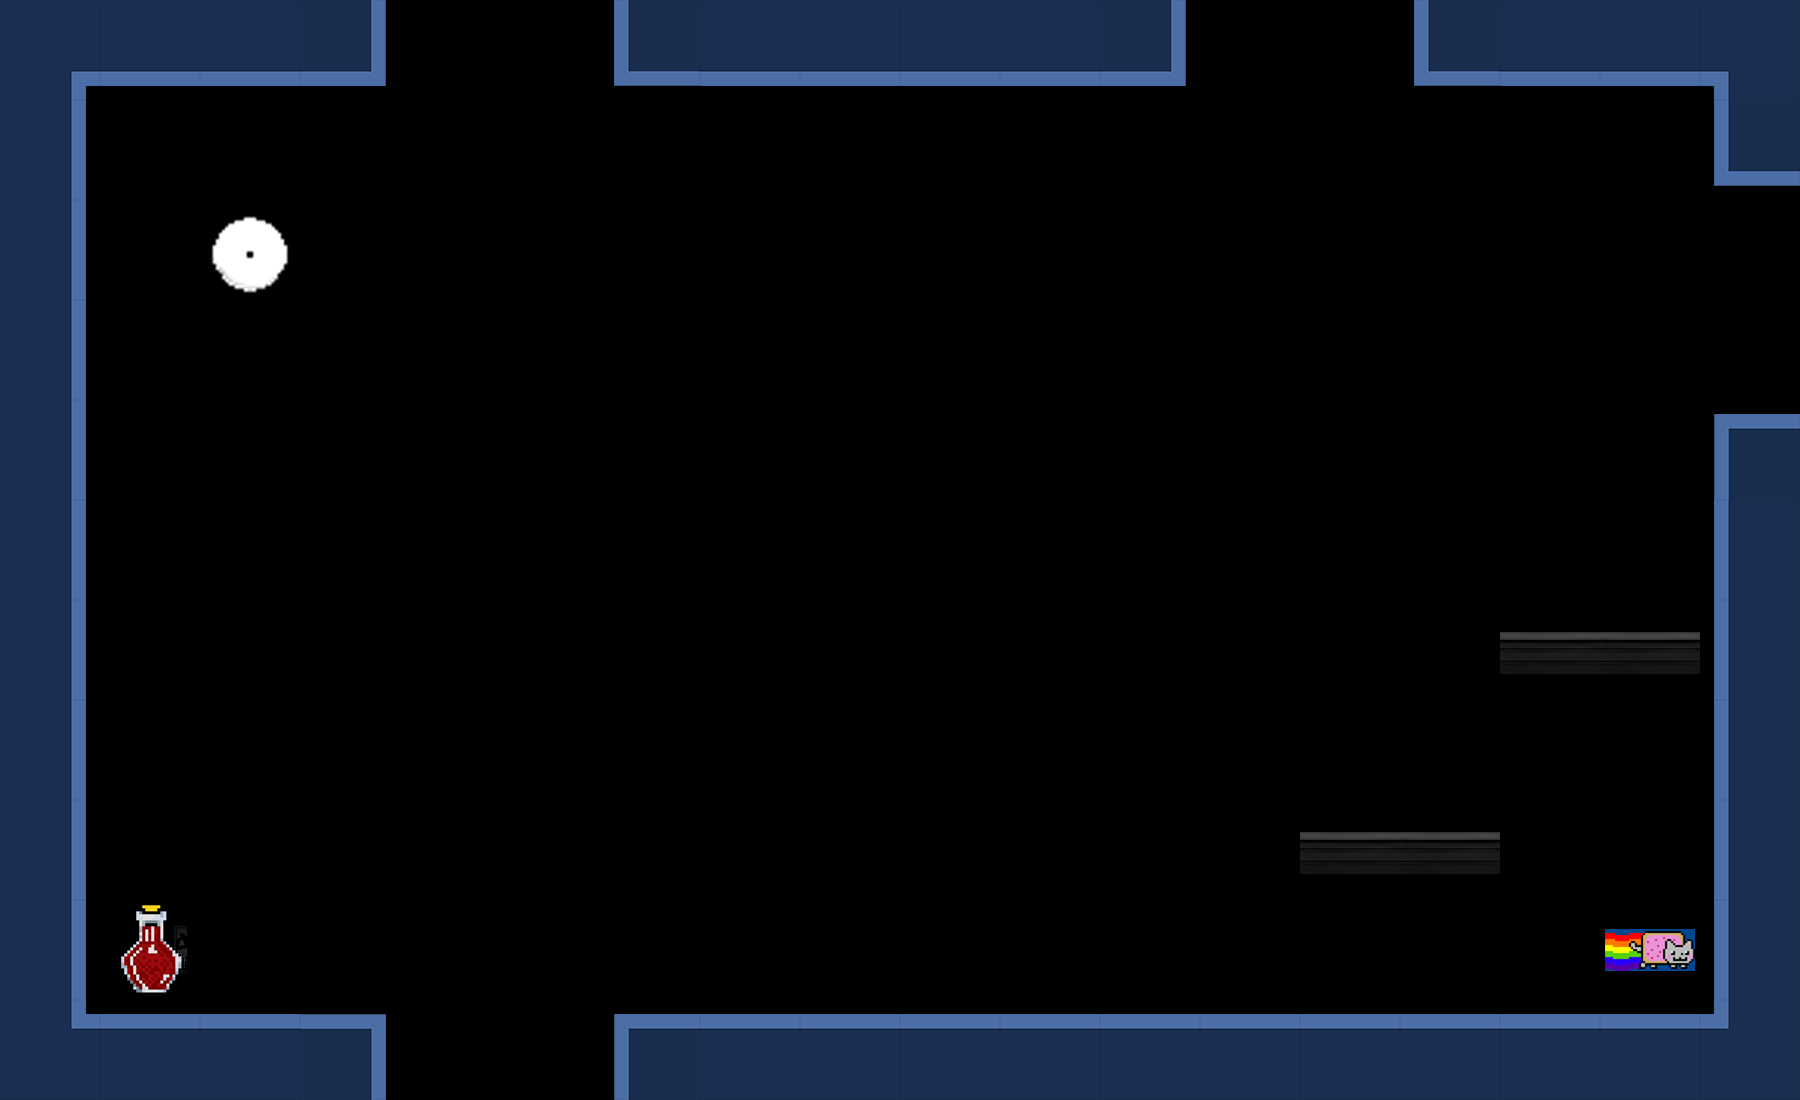

This game map was drawn from its Tiled (.tmx) file and the tilesets committed beside it. A one-line description and the full map source follow:
An orthogonal 18x11 tile map with 100x100 px tiles, 1 tile layer (Calque de Tile 1).

<map version="1.0" orientation="orthogonal" renderorder="right-down" width="18" height="11" tilewidth="100" tileheight="100" nextobjectid="1">
 <tileset firstgid="1" name="tileset" tilewidth="100" tileheight="100" tilecount="64" columns="8">
  <image source="../../Sources/tileset.png" width="800" height="800" />
 </tileset>
 <layer name="Calque de Tile 1" width="18" height="11">
  <data encoding="csv">
5,6,6,16,0,0,3,6,6,6,6,16,0,0,3,6,6,7,
9,0,0,0,0,0,0,0,0,0,0,0,0,0,0,0,0,3,
9,0,17,0,0,0,0,0,0,0,0,0,0,0,0,0,0,0,
9,0,0,0,0,0,0,0,0,0,0,0,0,0,0,0,0,0,
9,0,0,0,0,0,0,0,0,0,0,0,0,0,0,0,0,2,
9,0,0,0,0,0,0,0,0,0,0,0,0,0,0,0,0,11,
9,0,0,0,0,0,0,0,0,0,0,0,0,0,0,28,28,11,
9,0,0,0,0,0,0,0,0,0,0,0,0,0,0,0,0,11,
9,0,0,0,0,0,0,0,0,0,0,0,0,28,28,0,0,11,
9,19,0,0,0,0,0,0,0,0,0,0,0,0,0,0,18,11,
13,14,14,12,0,0,2,14,14,14,14,14,14,14,14,14,14,15
</data>
 </layer>
</map>